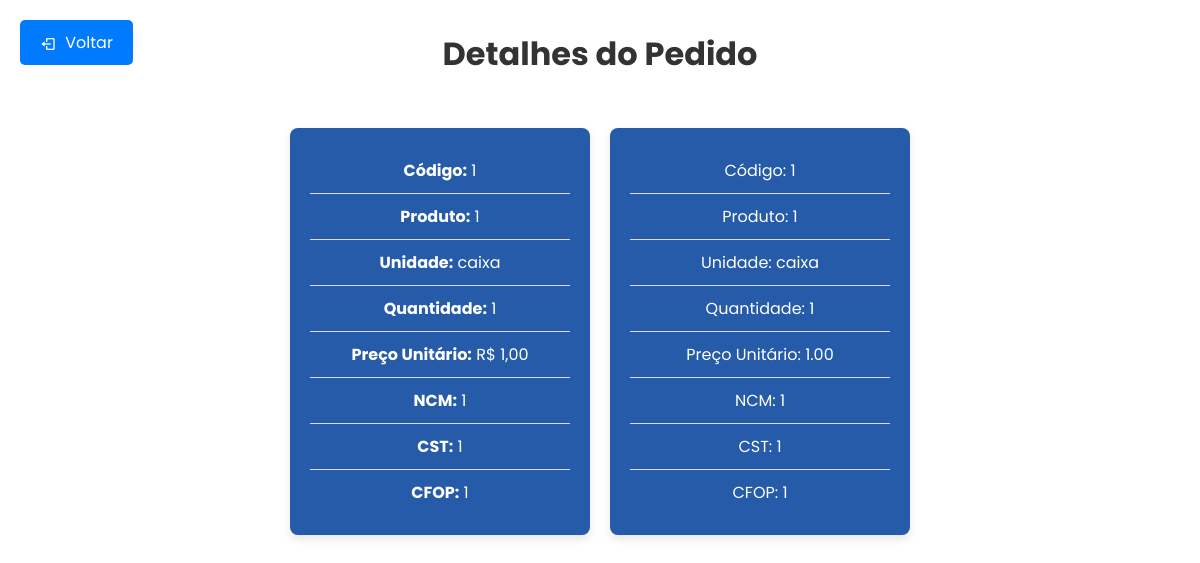
Screenshot of /SENAI_LOGISTICA/homeProf/itens/buscarpedido.php?pedido_id=6 with the database file from the repository.
### tables this page shows
CREATE TABLE `produtos` (
  `id` int(11) NOT NULL,
  `pedido_id` int(11) DEFAULT NULL,
  `cod_prod` varchar(255) NOT NULL,
  `nome_produto` varchar(255) NOT NULL,
  `un_prod` varchar(50) DEFAULT NULL,
  `qtd_prod` int(11) DEFAULT NULL,
  `rsunit_prod` decimal(10,2) DEFAULT NULL,
  `ncm_prod` varchar(50) DEFAULT NULL,
  `cst_prod` varchar(50) DEFAULT NULL,
  `cfop_prod` varchar(50) DEFAULT NULL
);

### SENAI_LOGISTICA/homeProf/itens/buscarpedido.php (the view, shortened to what this page needs)
<!DOCTYPE html>
<html lang='pt-br'>
<head>
    <link rel="stylesheet" href="../../home/movimentacao/docar.css">
    <link href='https://unpkg.com/boxicons@2.1.4/css/boxicons.min.css' rel='stylesheet'>
    <link rel="stylesheet" href="https://cdnjs.cloudflare.com/ajax/libs/font-awesome/6.5.2/css/all.min.css">
</head>
<body>
    <a class="back-button" onclick="window.history.back();"><i class='bx bx-log-out'></i> Voltar</a>
    <div class="container">
        <h1>Detalhes do Pedido</h1>
        <ul class="produto-list">
            <?php
            $servername = "localhost";
            $username = "root";
            $password = "root";
            $dbname = "senai";
            $conn = new mysqli($servername, $username, $password, $dbname);
            if (isset($_GET['pedido_id'])) {
                $pedido_id = $_GET['pedido_id'];
                $sql_produtos = "SELECT * FROM produtos WHERE pedido_id = '$pedido_id'";
                $result_produtos = $conn->query($sql_produtos);
                if ($result_produtos->num_rows > 0) {
                    while ($row_produtos = $result_produtos->fetch_assoc()) {
                        echo "<li class='produto-item'>
                                <ul class='produto-info'>
                                    <li class='produto-cod'><strong>Código:</strong> {$row_produtos['cod_prod']}</li>
                                    <li class='produto-nome'><strong>Produto:</strong> {$row_produtos['nome_produto']}</li>
                                    <li class='produto-un'><strong>Unidade:</strong> {$row_produtos['un_prod']}</li>
                                    <li class='produto-quantidade'><strong>Quantidade:</strong> {$row_produtos['qtd_prod']}</li>
                                    <li class='produto-rsunit'><strong>Preço Unitário:</strong> R$ " . number_format($row_produtos['rsunit_prod'], 2, ',', '.') . "</li>
                                    <li class='produto-ncm'><strong>NCM:</strong> {$row_produtos['ncm_prod']}</li>
                                    <li class='produto-cst'><strong>CST:</strong> {$row_produtos['cst_prod']}</li>
                                    <li class='produto-cfop'><strong>CFOP:</strong> {$row_produtos['cfop_prod']}</li>
                                </ul>
                              </li>";
                        echo "<li class='produto-item'>";
                        echo "  <ul class='produto-info'>";
                        echo "    <li class='produto-cod'>Código: " . $row_produtos["cod_prod"] . "</li>";
                        echo "    <li class='produto-nome'>Produto: " . $row_produtos["nome_produto"] . "</li>";
                        echo "    <li class='produto-un'>Unidade: " . $row_produtos["un_prod"] . "</li>";
                        echo "    <li class='produto-quantidade'>Quantidade: " . $row_produtos["qtd_prod"] . "</li>";
                        echo "    <li class='produto-rsunit'>Preço Unitário: " . $row_produtos["rsunit_prod"] . "</li>";
                        echo "    <li class='produto-ncm'>NCM: " . $row_produtos["ncm_prod"] . "</li>";
                        echo "    <li class='produto-cst'>CST: " . $row_produtos["cst_prod"] . "</li>";
                        echo "    <li class='produto-cfop'>CFOP: " . $row_produtos["cfop_prod"] . "</li>";
                        echo "  </ul>";
                        echo "</li>";
                    }
                } else {
                    echo "<li class='produto-item'>Nenhum produto encontrado para este pedido.</li>";
                }
            } else {
                echo "<li class='produto-item'>Erro: Pedido ID não fornecido.</li>";
            }
            ?>
        </ul>
    </div>
</body>
</html>

### SENAI_LOGISTICA/home/movimentacao/docar.css (style rules this page uses)
* { font-family: "Poppins", sans-serif; box-sizing: border-box; padding: 0; margin: 0; }
.container { display: flex; flex-direction: column; justify-content: center; align-items: center; height: 100%; width: 100%; }
.back-button { position: absolute; top: 20px; left: 20px; background-color: rgb(37, 91, 168); color: #ffffff; padding: 10px 20px; text-decoration: none; border-radius: 4px; display: flex; align-items: center; cursor: pointer; }
.back-button i { margin-right: 5px; }
h1 { position: relative; top: 130px; }

### SENAI_LOGISTICA/homeProf/itens/buscarpedido.php (style rules this page uses)
* { font-family: "Poppins", sans-serif; }
body { font-family: "Poppins", sans-serif; background-color: #fff; color: #333; margin: 0; padding: 20px; display: flex; justify-content: center; align-items: center; flex-direction: column; }
.container { width: 100%; max-width: 1200px; margin: 20px auto; text-align: center; position: relative; }
h1 { color: #333; margin-bottom: 20px; position: relative; top: -10px; }
.produto-list { list-style-type: none; padding: 0; margin: 20px 0; display: flex; flex-wrap: wrap; justify-content: center; gap: 20px; }
.produto-item { list-style-type: none; padding: 20px; width: calc(33.333% - 20px); background-color: rgb(37, 91, 168); box-shadow: 0 4px 8px rgba(0, 0, 0, 0.1); border-radius: 8px; transition: transform 0.3s ease; width: 300px; color: white; }
.produto-info { list-style-type: none; padding: 0; margin: 0; }
.produto-info li { padding: 10px 0; border-bottom: 1px solid #ddd; }
.produto-info li:last-child { border-bottom: none; }
.produto-info strong { color: #fff; }
.back-button { display: inline-block; margin-bottom: 20px; padding: 10px 20px; background-color: #007bff; color: #fff; text-decoration: none; border-radius: 5px; transition: background-color 0.3s; }
.back-button i { vertical-align: middle; margin-right: 5px; }

### rows the page displays
produtos: cod_prod "1", nome_produto "1", un_prod "caixa", qtd_prod "1", rsunit_prod "1,00", ncm_prod "1", cst_prod "1", cfop_prod "1", rsunit_prod "1.00"
